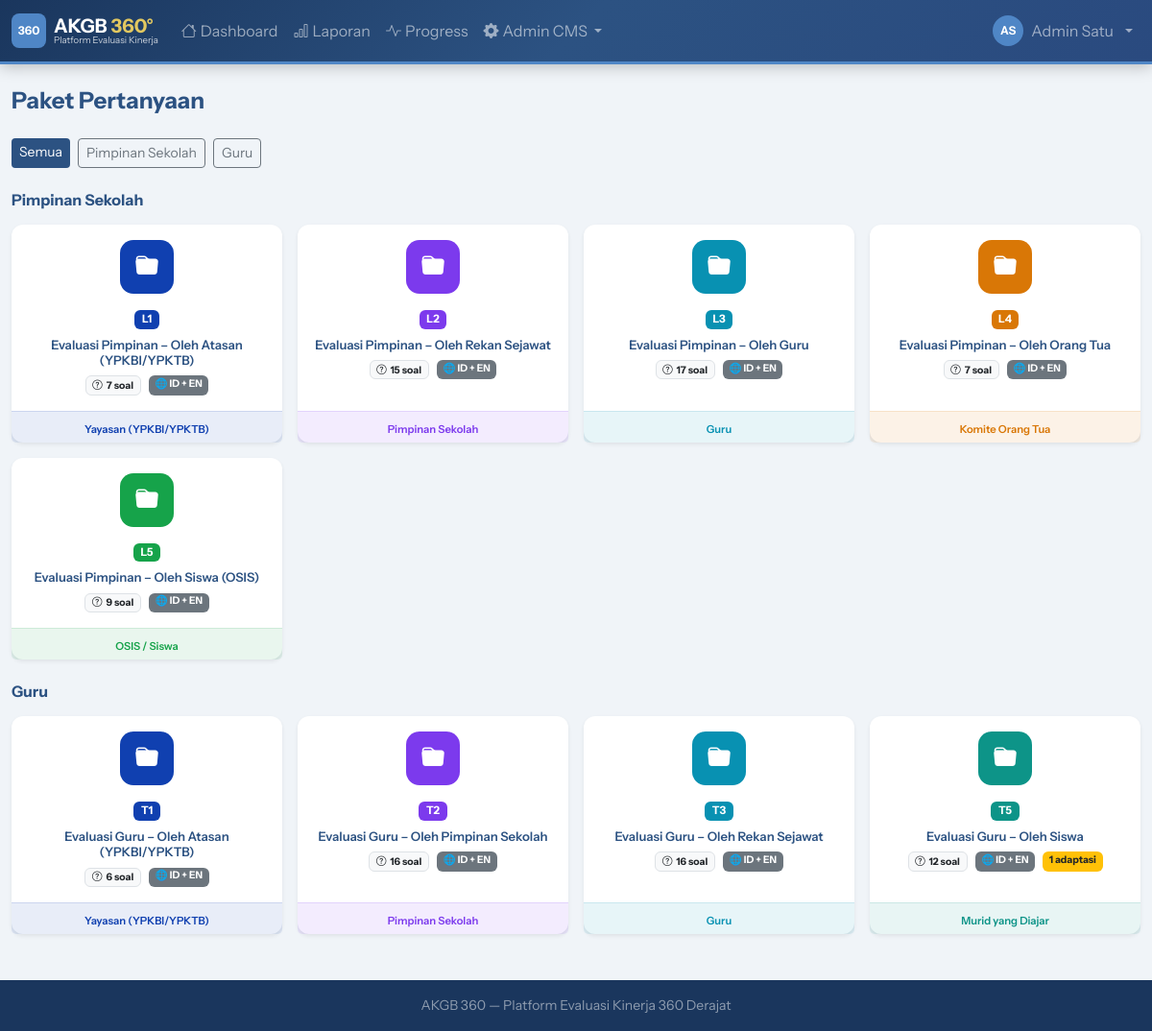
/demo/admin/questions_packages.php (signed in), run on an earlier commit of the app's database.
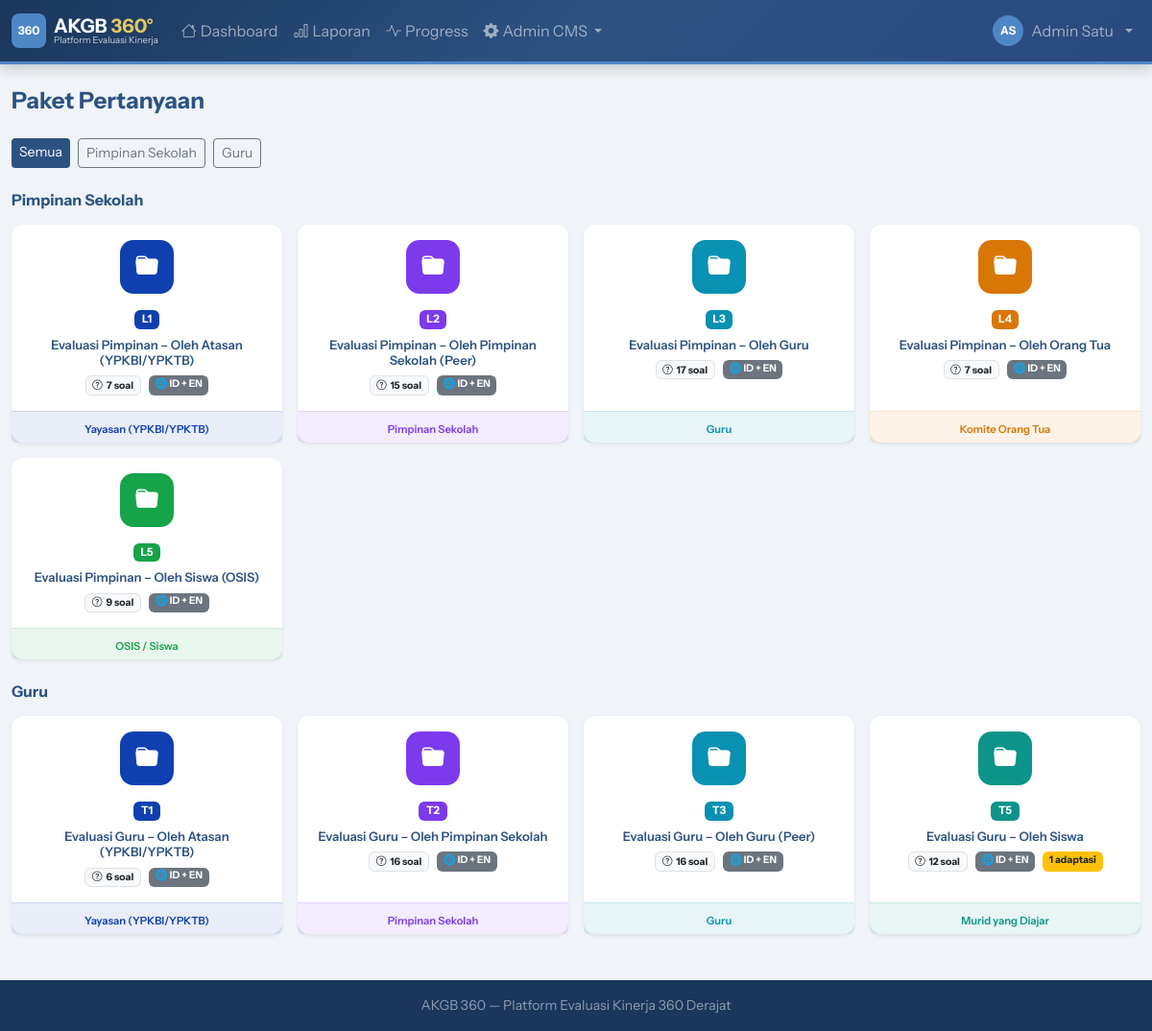
And on a later commit of the database.
### tables this page shows
CREATE TABLE `eval_types` (
  `id` int NOT NULL AUTO_INCREMENT,
  `code` varchar(20) NOT NULL,
  `name` varchar(100) NOT NULL,
  PRIMARY KEY (`id`),
  UNIQUE KEY `code` (`code`)
);

CREATE TABLE `packages` (
  `id` int NOT NULL AUTO_INCREMENT,
  `code` varchar(20) NOT NULL,
  `name` varchar(200) NOT NULL,
  `eval_type_id` int NOT NULL,
  `period_id` int DEFAULT NULL COMMENT 'NULL = template global, ada nilai = terikat periode',
  `respondent_type` varchar(50) NOT NULL,
  `description` text,
  `is_self_reflection` tinyint(1) DEFAULT '0',
  `question_lang` enum('both','id','en') NOT NULL DEFAULT 'both',
  PRIMARY KEY (`id`),
  KEY `eval_type_id` (`eval_type_id`),
  KEY `period_id` (`period_id`),
  CONSTRAINT `packages_ibfk_1` FOREIGN KEY (`eval_type_id`) REFERENCES `eval_types` (`id`),
  CONSTRAINT `packages_ibfk_2` FOREIGN KEY (`period_id`) REFERENCES `eval_periods` (`id`) ON DELETE SET NULL
);

### public_html/demo/includes/db.php (called while the page is built, shortened)
<?php
class Database {
    private static ?PDO $instance = null;
    public static function getInstance(): PDO {
        if (self::$instance === null) {
            $dsn = "mysql:host=" . DB_HOST . ";dbname=" . DB_NAME . ";charset=" . DB_CHARSET;
            $options = [
                PDO::ATTR_ERRMODE            => PDO::ERRMODE_EXCEPTION,
                PDO::ATTR_DEFAULT_FETCH_MODE => PDO::FETCH_ASSOC,
                PDO::ATTR_EMULATE_PREPARES   => false,
            ];
            try {
                self::$instance = new PDO($dsn, DB_USER, DB_PASS, $options);
            } catch (PDOException $e) {
                die(json_encode(['error' => 'Database connection failed: ' . $e->getMessage()]));
            }
        }
        return self::$instance;
    }
    public static function query(string $sql, array $params = []): PDOStatement {
        $stmt = self::getInstance()->prepare($sql);
        $stmt->execute($params);
        return $stmt;
    }
    public static function fetchAll(string $sql, array $params = []): array {
        return self::query($sql, $params)->fetchAll();
    }
    public static function fetchOne(string $sql, array $params = []): ?array {
        $row = self::query($sql, $params)->fetch();
        return $row ?: null;
    }
}

### public_html/demo/includes/functions.php (called while the page is built, shortened)
<?php
function h(string $s = ''): string {
    return htmlspecialchars($s, ENT_QUOTES, 'UTF-8');
}

### public_html/demo/admin/questions_packages.php (the view, shortened to what the rows shown need)
<?php
require_once __DIR__ . '/../includes/db.php';
require_once __DIR__ . '/../includes/functions.php';
require_once __DIR__ . '/../includes/layout.php';
$viewPkg  = (int)($_GET['pkg'] ?? 0);
$filterEt = $_GET['et'] ?? '';
$evalTypes = Database::fetchAll("SELECT * FROM eval_types ORDER BY id");
$allPackages = Database::fetchAll("
    SELECT p.*, et.name as et_name, et.code as et_code,
           MAX(pw.weight) as weight,
           COUNT(pq.id) as q_count
    FROM packages p
    JOIN eval_types et ON et.id = p.eval_type_id
    LEFT JOIN package_weights pw ON pw.package_id = p.id
    LEFT JOIN package_questions pq ON pq.package_id = p.id
    WHERE p.period_id IS NULL AND p.is_self_reflection = 0
    GROUP BY p.id, p.code, p.name, p.eval_type_id, p.respondent_type,
             p.description, p.is_self_reflection, p.question_lang, et.name, et.code
    ORDER BY et.id, p.id
");
$byEt = [];
foreach ($allPackages as $pkg) {
    $byEt[$pkg['et_code']]['name']       = $pkg['et_name'];
    $byEt[$pkg['et_code']]['packages'][] = $pkg;
}
$pkgDetail    = null;
$pkgQuestions = [];
$respColors = [
    'atasan'        => ['bg'=>'#1040B0','label'=>'Yayasan (YPKBI/YPKTB)'],
    'leader'        => ['bg'=>'#7c3aed','label'=>'Pimpinan Sekolah'],
    'peer'          => ['bg'=>'#6f42c1','label'=>'Rekan Sejawat'],
    'guru'          => ['bg'=>'#0891b2','label'=>'Guru'],
    'ortu'          => ['bg'=>'#d97706','label'=>'Komite Orang Tua'],
    'siswa'         => ['bg'=>'#16a34a','label'=>'OSIS / Siswa'],
    'student_class' => ['bg'=>'#0d9488','label'=>'Murid yang Diajar'],
    'self'          => ['bg'=>'#64748b','label'=>'Self Evaluation'],
];
$langOptions = [
    'both' => ['icon' => '🌐', 'label' => 'ID + EN',    'badge' => 'bg-secondary'],
    'id'   => ['icon' => '🇮🇩', 'label' => 'Indonesia', 'badge' => 'bg-primary'],
    'en'   => ['icon' => '🇬🇧', 'label' => 'English',   'badge' => 'bg-info text-dark'],
];
if ($viewPkg && $pkgDetail):
    $rc          = $respColors[$pkgDetail['respondent_type']] ?? ['bg'=>'#888','label'=>$pkgDetail['respondent_type']];
    $currentLang = $pkgDetail['question_lang'] ?? 'both';
    $lo          = $langOptions[$currentLang] ?? $langOptions['both'];
    $totalSoal   = array_sum(array_map(fn($d) => count($d['items']), $pkgQuestions));
?>
<div class="mb-3">
  <a href="<?= APP_URL ?>/admin/questions_packages.php?et=<?= urlencode($filterEt) ?>"
     class="btn btn-sm btn-outline-secondary">
    <i class="bi bi-arrow-left me-1"></i>Kembali ke Daftar Paket
  </a>
</div>
<?= showFlash() ?>
<div class="card mb-3">
  <div class="card-body py-3">
    <div class="d-flex align-items-start gap-3 flex-wrap">
      <div style="width:52px;height:52px;border-radius:12px;background:<?= $rc['bg'] ?>;display:flex;align-items:center;justify-content:center;color:white;font-size:1.2rem;font-weight:700;flex-shrink:0">
        <?= strtoupper(substr($pkgDetail['code'],0,2)) ?>
      </div>
      <div class="flex-grow-1">
        <h6 class="fw-bold text-navy mb-1"><?= h($pkgDetail['name']) ?></h6>
        <div class="d-flex gap-2 flex-wrap align-items-center">
          <span class="badge" style="background:<?= $rc['bg'] ?>;font-size:.7rem"><?= $rc['label'] ?></span>
          <span class="badge bg-secondary" style="font-size:.7rem"><?= $pkgDetail['et_name'] ?></span>
          <span class="badge bg-light text-dark border" style="font-size:.7rem">
            <?= $totalSoal ?> soal
          </span>
          <span class="badge <?= $lo['badge'] ?>" style="font-size:.7rem">
            <?= $lo['icon'] ?> <?= $lo['label'] ?>
          </span>
        </div>
      </div>
      <div class="border rounded p-3 bg-light" style="min-width:280px">
        <p class="small fw-semibold text-navy mb-2">
          <i class="bi bi-translate me-1"></i>Bahasa Tampilan Kuesioner
        </p>
        <p class="text-muted" style="font-size:.75rem;line-height:1.4">
          Menentukan bahasa yang ditampilkan kepada responden saat mengisi kuesioner ini.
        </p>
        <form method="POST" class="d-flex align-items-center gap-2 mt-2">
          <input type="hidden" name="action" value="save_pkg_lang">
          <input type="hidden" name="pkg_id" value="<?= $pkgDetail['id'] ?>">
          <select name="question_lang" class="form-select form-select-sm" style="width:auto">
            <?php foreach ($langOptions as $val => $opt): ?>
            <option value="<?= $val ?>" <?= $currentLang === $val ? 'selected' : '' ?>>
              <?= $opt['icon'] ?> <?= $opt['label'] ?>
            </option>
            <?php endforeach; ?>
          </select>
          <button type="submit" class="btn btn-sm btn-navy">
            <i class="bi bi-save me-1"></i>Simpan
          </button>
        </form>
      </div>
    </div>
  </div>
</div>
<?php $qNum = 0; foreach ($pkgQuestions as $dCode => $domain): ?>
<div class="card mb-3">
  <div class="card-header py-2 d-flex align-items-center gap-2" style="background:#f0f4fb">
    <span class="badge badge-navy"><?= h($domain['code']) ?></span>
    <strong class="text-navy small"><?= h($domain['name']) ?></strong>
  </div>
  <div class="card-body p-0">
    <?php foreach ($domain['items'] as $q):
      $qNum++;
      $activeId   = $q['question_id_text_override'] ?: $q['master_id'];
      $activeEn   = $q['question_en_text_override'] ?: $q['master_en'];
      $isOverride = !empty($q['question_id_text_override']);
    ?>
    <div class="border-bottom px-3 py-3">
      <div class="row align-items-start">
        <div class="col-md-9">
          <div class="d-flex align-items-center gap-2 mb-2">
            <span class="badge badge-navy" style="min-width:26px"><?= $qNum ?></span>
            <span class="small fw-semibold text-muted"><?= h($q['s_name']) ?></span>
            <?php if ($isOverride): ?>
            <span class="badge bg-warning text-dark" style="font-size:.65rem">Adaptasi Paket</span>
            <?php else: ?>
            <span class="badge bg-light text-muted border" style="font-size:.65rem">Pakai Master</span>
            <?php endif; ?>
          </div>
          <?php if (in_array($currentLang, ['both','id'])): ?>
          <p class="mb-1 small" style="line-height:1.6">
            <?= str_replace('[Nama]','<span class="badge" style="background:#001f3e;color:#ffc901">[Nama]</span>',h($activeId)) ?>
          </p>
          <?php endif; ?>
          <?php if (in_array($currentLang, ['both','en']) && $activeEn): ?>
          <p class="mb-0 text-muted" style="font-size:.8rem;font-style:italic">
            <?= str_replace('[Name]','<span class="badge" style="background:#001f3e;color:#ffc901">[Name]</span>',h($activeEn)) ?>
          </p>
          <?php endif; ?>
        </div>
        <div class="col-md-3 text-md-end mt-2 mt-md-0">
          <button class="btn btn-sm btn-outline-primary"
            data-bs-toggle="modal" data-bs-target="#editPQ<?= $q['pq_id'] ?>">
            <i class="bi bi-pencil me-1"></i>Edit Teks
          </button>
        </div>
      </div>
    </div>
    <div class="modal fade" id="editPQ<?= $q['pq_id'] ?>" tabindex="-1">
      <div class="modal-dialog modal-lg">
        <div class="modal-content">
          <div class="modal-header" style="background:var(--ktb-navy);color:white">
            <h6 class="modal-title">Edit Teks Paket — <?= h($q['s_name']) ?></h6>
            <button type="button" class="btn-close btn-close-white" data-bs-dismiss="modal"></button>
          </div>
          <form method="POST">
            <input type="hidden" name="action" value="save_pkg_question">
            <input type="hidden" name="pq_id" value="<?= $q['pq_id'] ?>">
            <div class="modal-body">
              <div class="alert alert-light border small mb-3">
                <strong>Master:</strong> <?= h($q['master_id'] ?: '(belum diisi)') ?>
              </div>
              <p class="text-muted small">Kosongkan untuk kembali ke teks master.</p>
              <div class="mb-3">
                <label class="form-label fw-semibold">🇮🇩 Adaptasi Bahasa Indonesia</label>
                <textarea name="text_id" class="form-control" rows="4"
                  style="line-height:1.7"
                  placeholder="Kosongkan = pakai master..."><?= h($q['question_id_text_override']??'') ?></textarea>
              </div>
              <div>
                <label class="form-label fw-semibold">🇬🇧 Adaptasi English</label>
                <textarea name="text_en" class="form-control" rows="4"
                  style="font-style:italic;line-height:1.7"
                  placeholder="Leave empty = use master..."><?= h($q['question_en_text_override']??'') ?></textarea>
              </div>
            </div>
            <div class="modal-footer">
              <button type="button" class="btn btn-outline-secondary" data-bs-dismiss="modal">Batal</button>
              <button type="submit" class="btn btn-navy">
                <i class="bi bi-save me-1"></i>Simpan
              </button>
            </div>
          </form>
        </div>
      </div>
    </div>
    <?php endforeach; ?>
  </div>
</div>
<?php endforeach; ?>
<?php
else: ?>
<div class="d-flex gap-2 mb-4 flex-wrap">
  <a href="?et=" class="btn btn-sm <?= !$filterEt?'btn-navy':'btn-outline-secondary' ?>">Semua</a>
  <?php foreach ($evalTypes as $et): ?>
  <a href="?et=<?= urlencode($et['code']) ?>"
     class="btn btn-sm <?= $filterEt===$et['code']?'btn-navy':'btn-outline-secondary' ?>">
    <?= h($et['name']) ?>
  </a>
  <?php endforeach; ?>
</div>
<?php foreach ($byEt as $etCode => $etGroup):
?>
<h6 class="fw-bold text-navy mb-3"><?= h($etGroup['name']) ?></h6>
<div class="row g-3 mb-4">
  <?php foreach ($etGroup['packages'] as $pkg):
    $rc          = $respColors[$pkg['respondent_type']] ?? ['bg'=>'#888','label'=>ucfirst($pkg['respondent_type'])];
    $currentLang = $pkg['question_lang'] ?? 'both';
    $lo          = $langOptions[$currentLang] ?? $langOptions['both'];
    $overrideCount = Database::fetchOne("
        SELECT COUNT(*) c FROM package_questions
        WHERE package_id=? AND question_id_text_override IS NOT NULL AND question_id_text_override != ''
    ", [$pkg['id']])['c'];
  ?>
  <div class="col-6 col-md-4 col-lg-3">
    <a href="?pkg=<?= $pkg['id'] ?>&et=<?= urlencode($etCode) ?>"
       class="text-decoration-none">
      <div class="card h-100 border-0 shadow-sm package-card"
           style="transition:all .2s;cursor:pointer"
           onmouseenter="this.style.transform='translateY(-4px)';this.style.boxShadow='0 8px 24px rgba(0,0,0,.12)'"
           onmouseleave="this.style.transform='';this.style.boxShadow=''">
        <div class="card-body text-center p-3">
          <div style="width:56px;height:56px;border-radius:14px;background:<?= $rc['bg'] ?>;margin:0 auto 12px;display:flex;align-items:center;justify-content:center;font-size:1.5rem">
            <i class="bi bi-folder-fill text-white"></i>
          </div>
          <span class="badge mb-2" style="background:<?= $rc['bg'] ?>;font-size:.72rem">
            <?= h($pkg['code']) ?>
          </span>
          <p class="small fw-semibold text-navy mb-1 lh-sm" style="font-size:.82rem">
            <?= h($pkg['name']) ?>
          </p>
          <div class="d-flex justify-content-center gap-2 mt-2 flex-wrap">
            <span class="badge bg-light text-dark border" style="font-size:.65rem">
              <i class="bi bi-question-circle me-1"></i><?= $pkg['q_count'] ?> soal
            </span>
            <span class="badge <?= $lo['badge'] ?>" style="font-size:.65rem">
              <?= $lo['icon'] ?> <?= $lo['label'] ?>
            </span>
            <?php if ($overrideCount > 0): ?>
            <span class="badge bg-warning text-dark" style="font-size:.65rem">
              <?= $overrideCount ?> adaptasi
            </span>
            <?php endif; ?>
          </div>
        </div>
        <div class="card-footer py-1 text-center"
             style="background:<?= $rc['bg'] ?>18;border-top:1px solid <?= $rc['bg'] ?>22">
          <small style="color:<?= $rc['bg'] ?>;font-weight:600;font-size:.7rem">
            <?= $rc['label'] ?>
          </small>
        </div>
      </div>
    </a>
  </div>
  <?php endforeach; ?>
</div>
<?php endforeach; ?>
<?php endif; ?>

What changed in the data, as far as the page shows it:
changed packages: name "Evaluasi Pimpinan – Oleh Rekan Sejawat" → "Evaluasi Pimpinan – Oleh Pimpinan Sekolah (Peer)"
changed packages: name "Evaluasi Guru – Oleh Rekan Sejawat" → "Evaluasi Guru – Oleh Guru (Peer)"
